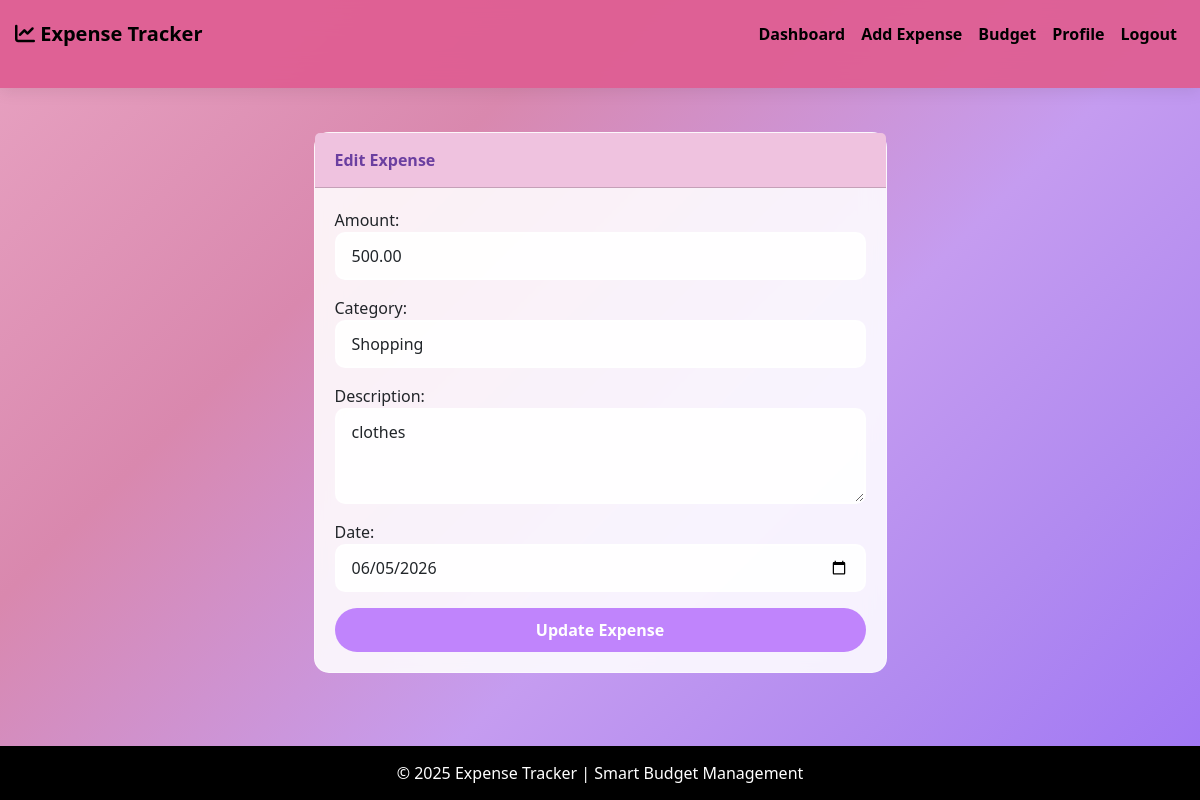
Screenshot of /edit/1/ (signed in) with the database file from the repository.
### tracker/models.py (models this page shows, shortened)
class Expense(models.Model):
    CATEGORY_CHOICES = [
        ('Food', 'Food'),
        ('Transport', 'Transport'),
        ('Shopping', 'Shopping'),
        ('Entertainment', 'Entertainment'),
        ('Bills', 'Bills'),
        ('Healthcare', 'Healthcare'),
        ('Education', 'Education'),
        ('Other', 'Other'),
    ]
    user = models.ForeignKey(User, on_delete=models.CASCADE, related_name='expenses')
    amount = models.DecimalField(max_digits=10, decimal_places=2, validators=[MinValueValidator(0)])
    category = models.CharField(max_length=50, choices=CATEGORY_CHOICES)
    description = models.TextField(blank=True, null=True)
    date = models.DateField()
    created_at = models.DateTimeField(auto_now_add=True)
    class Meta:
        ordering = ['-date']

### tracker/views.py (the view)
# urls.py: path('edit/<int:id>/', views.edit_expense, name='edit_expense'),
@login_required
def edit_expense(request, id):
    expense = get_object_or_404(Expense, id=id, user=request.user)
    if request.method == 'POST':
        form = ExpenseForm(request.POST, instance=expense)
        if form.is_valid():
            form.save()
            messages.success(request, 'Expense updated successfully!')
            return redirect('index')
    else:
        form = ExpenseForm(instance=expense)
    return render(request, 'tracker/edit_expense.html', {'form': form, 'expense': expense})

### tracker/forms.py
class ExpenseForm(forms.ModelForm):
    class Meta:
        model = Expense
        fields = ['amount', 'category', 'description', 'date']
        widgets = {
            'date': forms.DateInput(attrs={'type': 'date', 'class': 'form-control'}),
            'description': forms.Textarea(attrs={'rows': 3, 'class': 'form-control'}),
            'amount': forms.NumberInput(attrs={'class': 'form-control', 'step': '0.01', 'placeholder': 'Enter amount'}),
            'category': forms.Select(attrs={'class': 'form-control'}),
        }

### tracker/templates/tracker/edit_expense.html (shortened to what this page needs)
{% extends 'tracker/base.html' %}
{% block content %}
<div class="row justify-content-center">
    <div class="col-md-6">
        <div class="card">
            <div class="card-header">Edit Expense</div>
            <div class="card-body">
                <form method="post">
                    {{ form.as_p }}
                    <button type="submit" class="btn btn-primary w-100">Update Expense</button>
                </form>
            </div>
        </div>
    </div>
</div>
{% endblock %}

### static/tracker/css/style.css (style rules this page uses)
* { margin: 0; padding: 0; box-sizing: border-box; }
html, body { height: 100%; margin: 0; padding: 0; }
body { background: linear-gradient( 135deg, #e8a3c2 0%, #d988ae 30%, #c59cf0 60%, #b18af0 80%, #9f75f5 100% ); background-attachment: fixed; font-family: 'Segoe UI', Tahoma, Geneva, Verdana, sans-serif; display: flex; flex-direction: column; min-height: 100vh; }
.card { background: rgba(255,255,255,0.88); backdrop-filter: blur(12px); border: 1px solid rgba(255,255,255,0.4); border-radius: 15px; margin-bottom: 20px; }
.card-header { background: #efc2df; color: #6b3fa0; border-radius: 15px 15px 0 0; padding: 15px 20px; font-weight: 600; }
.card-body { padding: 20px; }
.btn-primary { background: #c084fc; border: none; border-radius: 25px; padding: 10px 25px; font-weight: 600; transition: 0.2s; }
.form-control, .form-select { border-radius: 10px; border: 2px solid rgba(255,255,255,0.5); padding: 10px 15px; transition: 0.2s; background: rgba(255,255,255,0.9); }

### rows the page displays
Expense: amount "500.00", category "Shopping", description "clothes", date "06/05/2026"
